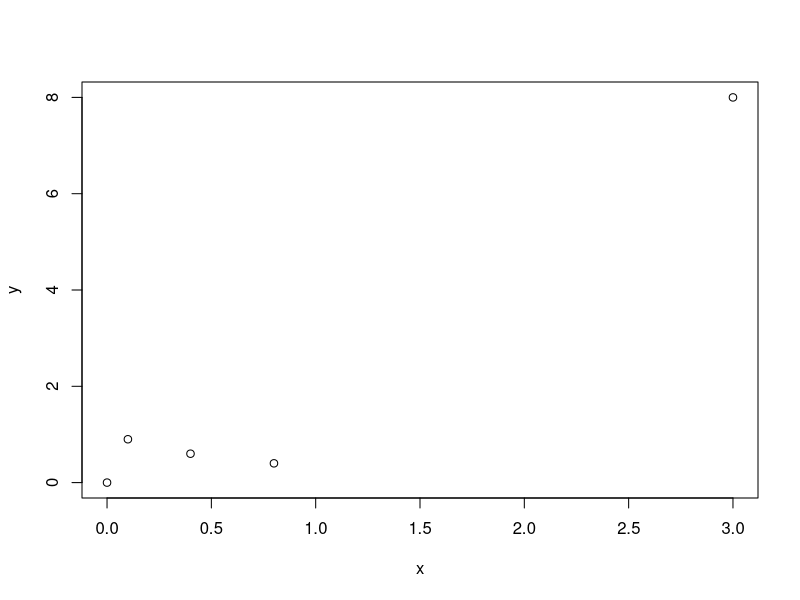
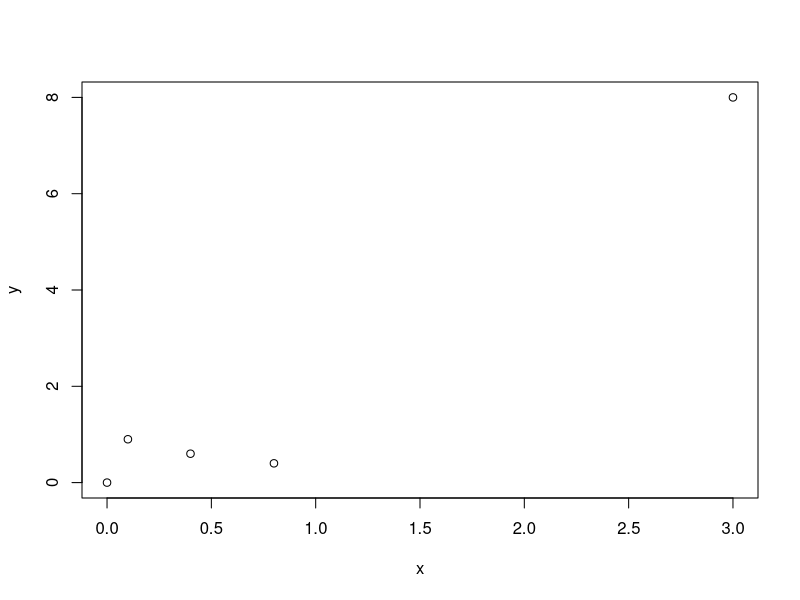

Here is the R script that generated these plots, in order:
## ---- chunk 1
x <- c(0.1, 0,3, 0.4, 0.8)
y <- c(0.9, 0,8, 0.6, 0.4)
plot(x,y)
## ---- chunk 2
x <- c(0.1, 0,3, 0.4, 0.8)
y <- c(0.9, 0,8, 0.6, 0.4)
plot(x,y)
